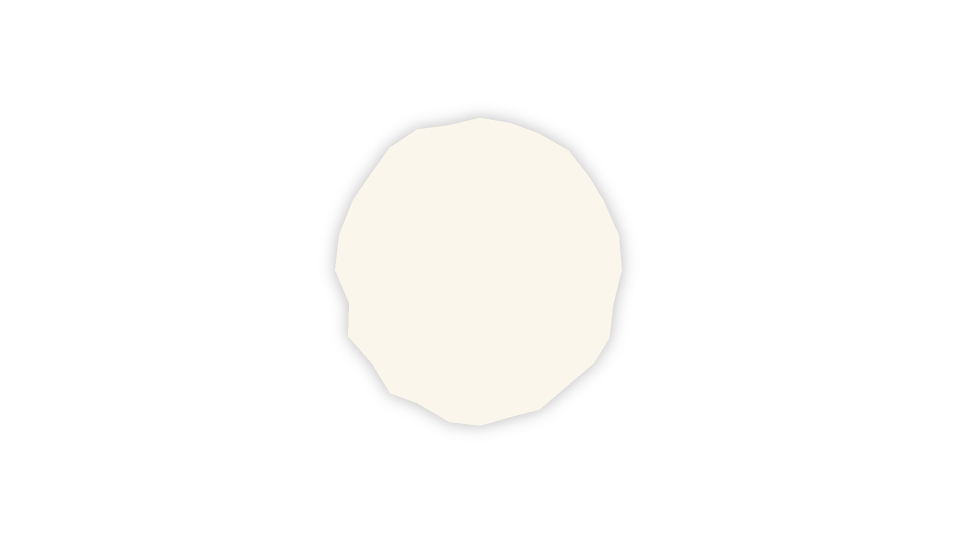
#> input picture scenes/infographic/three-threats/source_images/card_backing.png, 1920 x 1080 px (shown at 1/2 size)
$ python rebuild_cards.py
#> lines starting #> are read from the running program, lines starting #| are printed output that depends on the picture; pictures that were not available may be replaced by others from this repository, and a replacement may not be noted
from PIL import Image, ImageOps

CANVAS = (1920, 1080)
MAX_ICON_SIZE = 380

def crop_to_content(im):
    bbox = im.getbbox()
    return im.crop(bbox)

def build_card(icon_name, out_name):
#> called with icon_name = 'icon_nuclear', out_name = 'card_icon_nuclear'
    card = Image.open("card_backing.png").convert("RGBA")
#> card is the input picture: PIL image 1920x1080 RGBA; mean R, G, B, A 32.5, 32, 30.5, 33.5
    card_bbox = card.getbbox()
#> card_bbox = (634, 201, 1280, 886)
    card_cx = (card_bbox[0] + card_bbox[2]) // 2
#> card_cx = 957
    card_cy = (card_bbox[1] + card_bbox[3]) // 2
#> card_cy = 543

    icon = Image.open(f"{icon_name}.png").convert("RGBA")
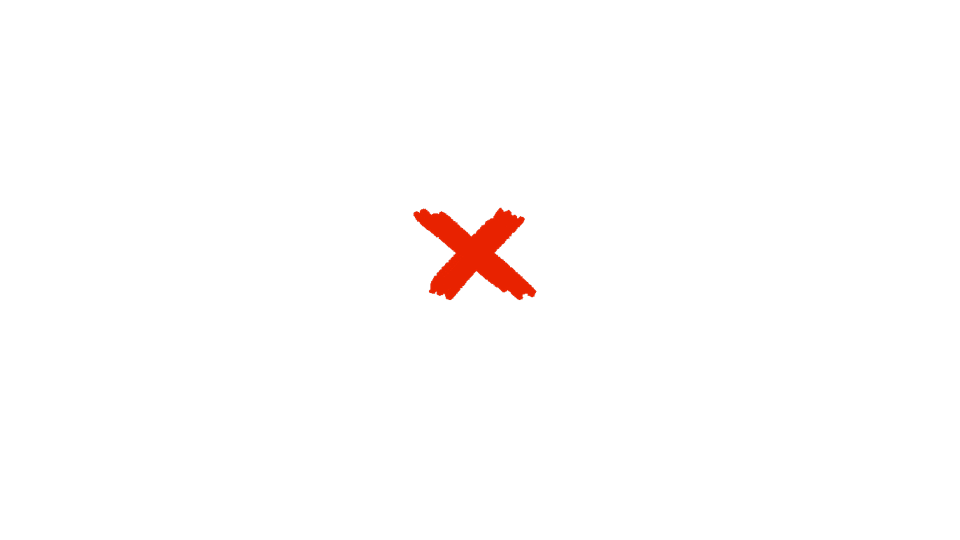
#> input picture scenes/infographic/three-threats/source_images/cross_mark_canvas.png, 1920 x 1080 px, given in place of icon_nuclear.png, which was not available (shown at 1/2 size)
#> icon is the input picture: PIL image 1920x1080 RGBA; mean R, G, B, A 2.5, 0.4, 0, 2.7
    icon = crop_to_content(icon)
#> in crop_to_content, `bbox = im.getbbox()`: bbox = (826, 415, 1074, 601)

    scale = min(MAX_ICON_SIZE / icon.width, MAX_ICON_SIZE / icon.height)
#> scale = 1.53
    new_size = (int(icon.width * scale), int(icon.height * scale))
#> new_size = (380, 285)
    icon_r = icon.resize(new_size, Image.LANCZOS)
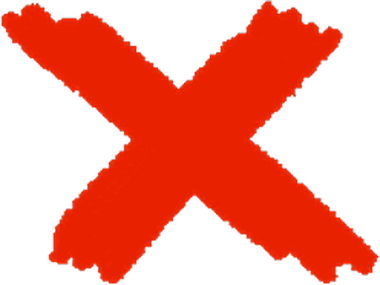
#> icon_r: PIL image 380x285 RGBA; mean R, G, B, A 114.1, 16.6, 0, 119.4; transparent parts drawn white

    canvas = Image.new("RGBA", CANVAS, (0, 0, 0, 0))
#> canvas: PIL image 1920x1080 RGBA; every value is 0
    canvas.paste(card, (0, 0), card)
    x = card_cx - new_size[0] // 2
#> x = 767
    y = card_cy - new_size[1] // 2
#> y = 401
    canvas.paste(icon_r, (x, y), icon_r)
    canvas.save(f"{out_name}.png")

    bw_icon = ImageOps.grayscale(icon_r.convert("RGB"))
    bw_icon = bw_icon.convert("RGBA")
#> bw_icon: PIL image 380x285 RGBA
    bw_icon.putalpha(icon_r.split()[3])
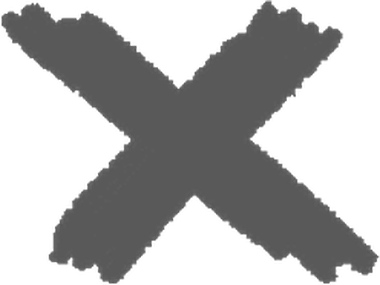
#> bw_icon: PIL image 380x285 RGBA; mean R, G, B, A 43.8, 43.8, 43.8, 119.4; transparent parts drawn white

    bw_card = ImageOps.grayscale(card.convert("RGB")).convert("RGBA")
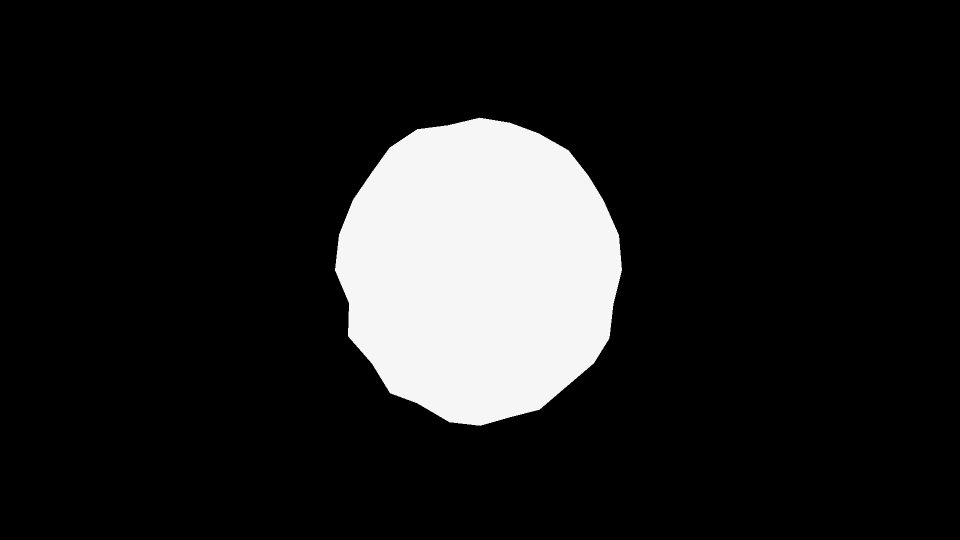
#> bw_card: PIL image 1920x1080 RGBA (shown at 1/2 size); mean R, G, B, A 32, 32, 32, 255
    bw_card.putalpha(card.split()[3])

    canvas_bw = Image.new("RGBA", CANVAS, (0, 0, 0, 0))
    canvas_bw.paste(bw_card, (0, 0), bw_card)
    canvas_bw.paste(bw_icon, (x, y), bw_icon)
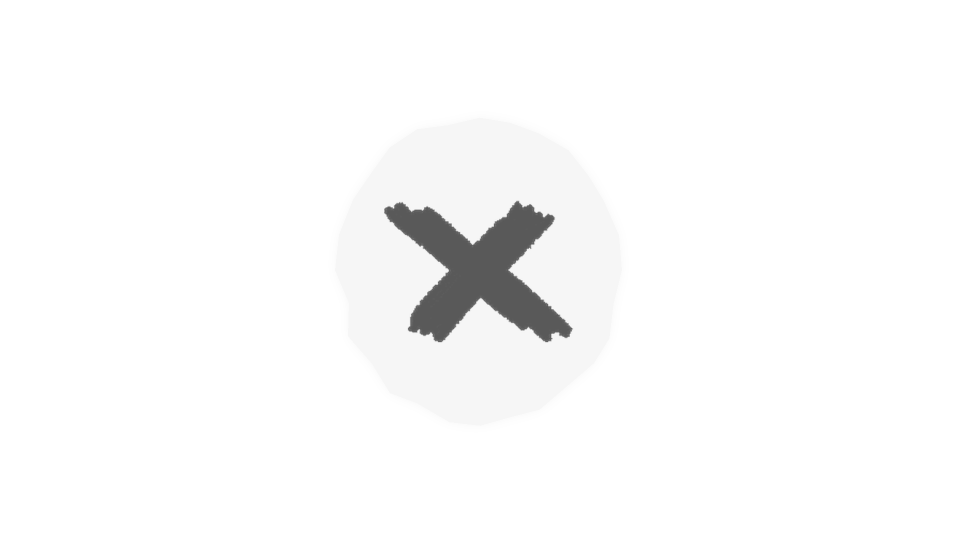
#> canvas_bw: PIL image 1920x1080 RGBA (shown at 1/2 size); mean R, G, B, A 28.1, 28.1, 28.1, 33.1; transparent parts drawn white
    canvas_bw.save(f"{out_name}_bw.png")

build_card("icon_nuclear", "card_icon_nuclear")
build_card("icon_climate", "card_icon_climate")
#> call 2 of build_card, with icon_name = 'icon_climate', out_name = 'card_icon_climate'
#> in crop_to_content (call 2), `bbox = im.getbbox()`: bbox = (634, 201, 1280, 886)
#> in crop_to_content (call 2), `return im.crop(bbox)`:
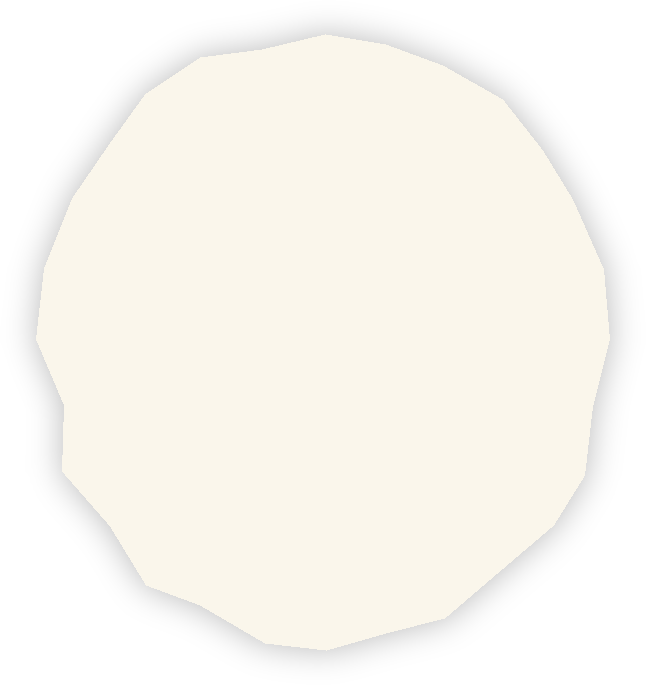
#> returned value: PIL image 646x685 RGBA; mean R, G, B, A 152.2, 149.7, 143, 157.1; transparent parts drawn white
#> in build_card (call 2), `x = card_cx - new_size[0] // 2`: x = 778
#> in build_card (call 2), `y = card_cy - new_size[1] // 2`: y = 353
#> in build_card (call 2), `bw_icon = ImageOps.grayscale(icon_r.convert("RGB"))`:
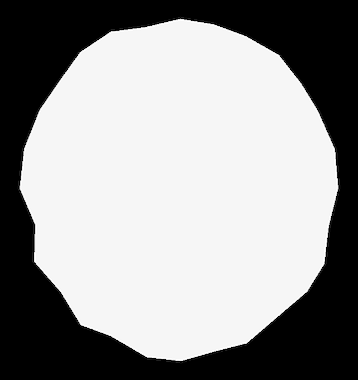
#> bw_icon: PIL image 358x380 L; min 0, max 255, mean 150.6
build_card("icon_ai", "card_icon_ai")

print("done")
